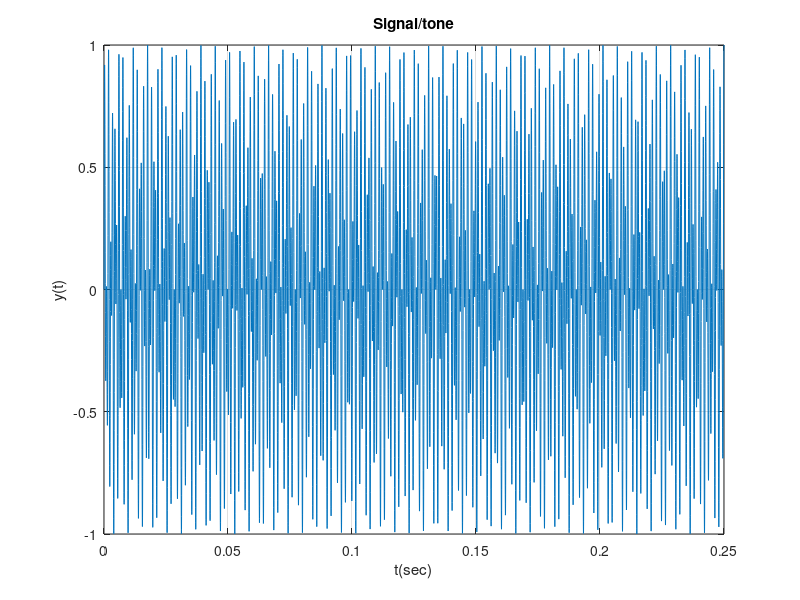
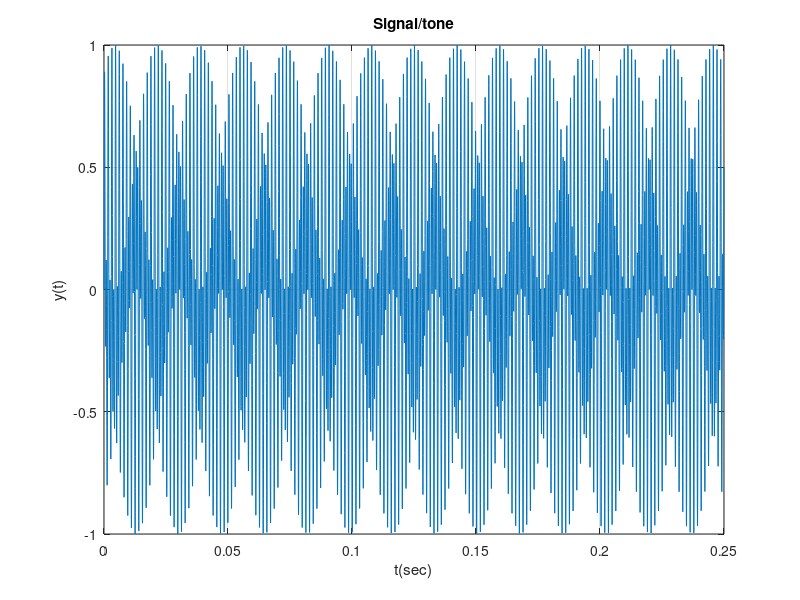
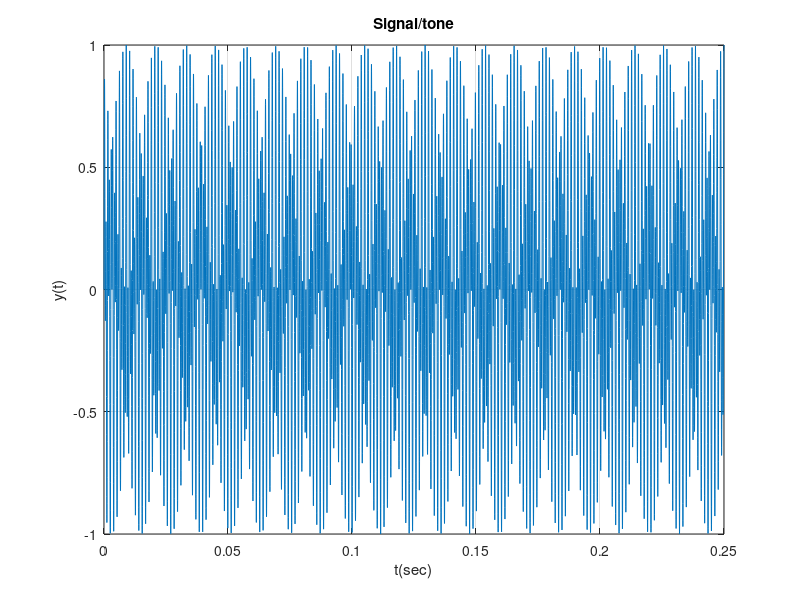
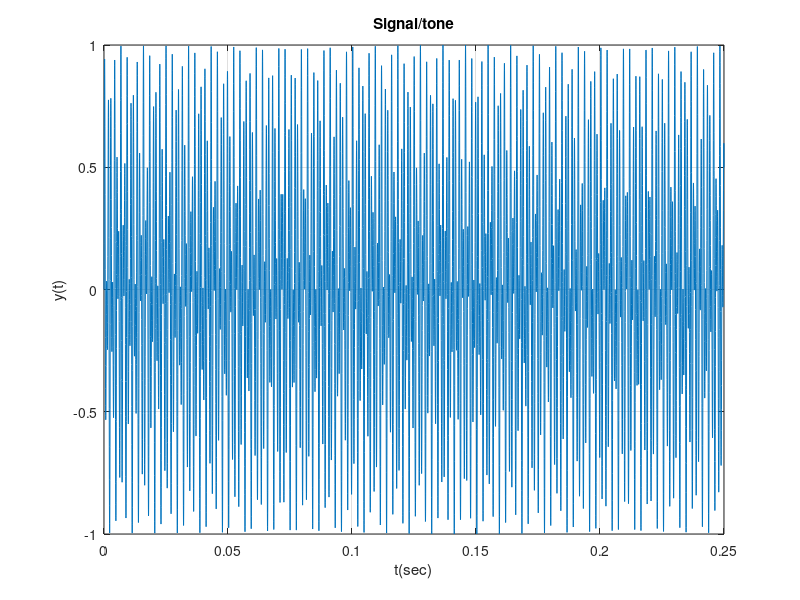

Write MATLAB code to recreate these figures, in order.
% ECE 4755 Project 3: Touch Tone
% Part 1

clc, clear; close all;
Fs = 32768;
t = 0 : 1/Fs : 0.25;
fr = [ 697 , 770 , 852 , 942];
fc = [ 1209 , 1336 , 1477];
for m = 1:4
    for n = 1:3
        y1 = sin(2*pi*fr(m)*t);
        y2 = sin(2*pi*fc(n)*t);
        y = 0.5*(y1+y2);
        sound(y,Fs);
        pause(2);
        figure; plot(t,y); grid 
        title('Signal/tone'); ylabel('y(t)'); xlabel('t(sec)');
    end
end
